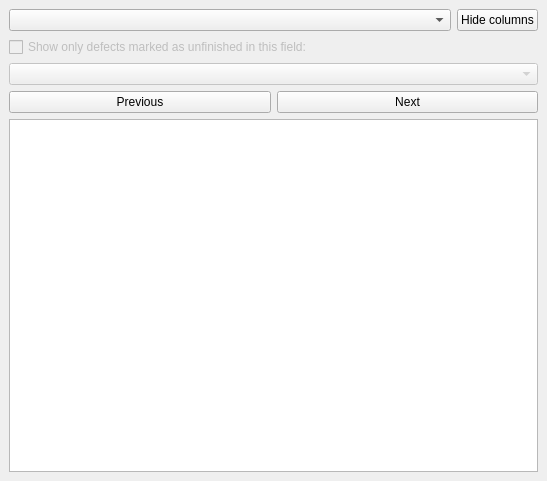
<?xml version="1.0" encoding="UTF-8"?>
<ui version="4.0">
 <class>DefectListDock</class>
 <widget class="QDockWidget" name="DefectListDock">
  <property name="geometry">
   <rect>
    <x>0</x>
    <y>0</y>
    <width>547</width>
    <height>481</height>
   </rect>
  </property>
  <property name="windowTitle">
   <string>Defects list</string>
  </property>
  <widget class="QWidget" name="dockWidgetContents">
   <layout class="QVBoxLayout" name="verticalLayout">
    <item>
     <layout class="QHBoxLayout" name="horizontalLayout_2">
      <item>
       <widget class="QComboBox" name="layers_combo">
        <property name="sizePolicy">
         <sizepolicy hsizetype="Expanding" vsizetype="Fixed">
          <horstretch>0</horstretch>
          <verstretch>0</verstretch>
         </sizepolicy>
        </property>
       </widget>
      </item>
      <item alignment="Qt::AlignRight">
       <widget class="QPushButton" name="columns_choice_button">
        <property name="baseSize">
         <size>
          <width>0</width>
          <height>0</height>
         </size>
        </property>
        <property name="text">
         <string>Hide columns</string>
        </property>
       </widget>
      </item>
     </layout>
    </item>
    <item>
     <widget class="QCheckBox" name="unfinished_only_check">
      <property name="enabled">
       <bool>false</bool>
      </property>
      <property name="toolTip">
       <string>This gets enabled if the selected defects layer has at least one boolean field</string>
      </property>
      <property name="text">
       <string>Show only defects marked as unfinished in this field:</string>
      </property>
     </widget>
    </item>
    <item>
     <widget class="QComboBox" name="unfinished_fields_combo">
      <property name="enabled">
       <bool>false</bool>
      </property>
      <property name="toolTip">
       <string>This gets enabled if the selected defects layer has at least one boolean field</string>
      </property>
     </widget>
    </item>
    <item>
     <layout class="QHBoxLayout" name="horizontalLayout">
      <item>
       <widget class="QPushButton" name="previous_button">
        <property name="text">
         <string>Previous</string>
        </property>
       </widget>
      </item>
      <item>
       <widget class="QPushButton" name="next_button">
        <property name="text">
         <string>Next</string>
        </property>
       </widget>
      </item>
     </layout>
    </item>
    <item>
     <widget class="QTableWidget" name="defects_list">
      <property name="enabled">
       <bool>true</bool>
      </property>
      <property name="selectionMode">
       <enum>QAbstractItemView::SingleSelection</enum>
      </property>
      <property name="selectionBehavior">
       <enum>QAbstractItemView::SelectRows</enum>
      </property>
      <property name="sortingEnabled">
       <bool>true</bool>
      </property>
     </widget>
    </item>
   </layout>
  </widget>
 </widget>
 <resources/>
 <connections/>
</ui>
